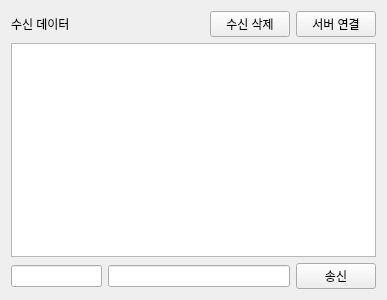
<?xml version="1.0" encoding="UTF-8"?>
<ui version="4.0">
 <class>Tab2SockeClient</class>
 <widget class="QWidget" name="Tab2SockeClient">
  <property name="geometry">
   <rect>
    <x>0</x>
    <y>0</y>
    <width>387</width>
    <height>300</height>
   </rect>
  </property>
  <property name="windowTitle">
   <string>Form</string>
  </property>
  <layout class="QVBoxLayout" name="verticalLayout_2">
   <item>
    <layout class="QHBoxLayout" name="horizontalLayout" stretch="8,1,1">
     <item>
      <widget class="QLabel" name="label">
       <property name="text">
        <string>수신 데이터</string>
       </property>
      </widget>
     </item>
     <item>
      <widget class="QPushButton" name="pPBRecvDataClear">
       <property name="text">
        <string>수신 삭제</string>
       </property>
      </widget>
     </item>
     <item>
      <widget class="QPushButton" name="pPBServerConnect">
       <property name="text">
        <string>서버 연결</string>
       </property>
       <property name="checkable">
        <bool>true</bool>
       </property>
      </widget>
     </item>
    </layout>
   </item>
   <item>
    <layout class="QVBoxLayout" name="verticalLayout">
     <item>
      <widget class="QTextEdit" name="pTERecvData"/>
     </item>
    </layout>
   </item>
   <item>
    <layout class="QHBoxLayout" name="horizontalLayout_2" stretch="3,6,1">
     <item>
      <widget class="QLineEdit" name="pLERecvId"/>
     </item>
     <item>
      <widget class="QLineEdit" name="pLESendData"/>
     </item>
     <item>
      <widget class="QPushButton" name="pPBSendButton">
       <property name="text">
        <string>송신</string>
       </property>
      </widget>
     </item>
    </layout>
   </item>
  </layout>
 </widget>
 <resources/>
 <connections>
  <connection>
   <sender>pPBRecvDataClear</sender>
   <signal>clicked()</signal>
   <receiver>pTERecvData</receiver>
   <slot>clear()</slot>
   <hints>
    <hint type="sourcelabel">
     <x>263</x>
     <y>25</y>
    </hint>
    <hint type="destinationlabel">
     <x>199</x>
     <y>149</y>
    </hint>
   </hints>
  </connection>
 </connections>
</ui>
